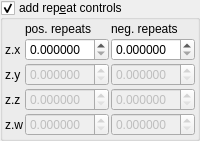
    <widget class="MyGroupBox" name="groupCheck_transf_function_enabled_false">
     <property name="font">
      <font>
       <weight>50</weight>
       <bold>false</bold>
      </font>
     </property>
     <property name="title">
      <string>add rep&amp;eat controls</string>
     </property>
     <property name="checkable">
      <bool>true</bool>
     </property>
     <layout class="QVBoxLayout" name="verticalLayout_4">
      <property name="leftMargin">
       <number>2</number>
      </property>
      <property name="topMargin">
       <number>2</number>
      </property>
      <property name="rightMargin">
       <number>2</number>
      </property>
      <property name="bottomMargin">
       <number>2</number>
      </property>
      <item>
       <layout class="QGridLayout" name="gridLayout_74" columnstretch="0,0,1,1">
        <property name="spacing">
         <number>2</number>
        </property>
        <item row="3" column="1" colspan="2">
         <widget class="MyDoubleSpinBox" name="spinbox4_transf_offsetA_1111_z">
          <property name="enabled">
           <bool>false</bool>
          </property>
          <property name="sizePolicy">
           <sizepolicy hsizetype="Minimum" vsizetype="Maximum">
            <horstretch>0</horstretch>
            <verstretch>0</verstretch>
           </sizepolicy>
          </property>
          <property name="prefix">
           <string/>
          </property>
          <property name="suffix">
           <string/>
          </property>
          <property name="decimals">
           <number>6</number>
          </property>
          <property name="minimum">
           <double>0.000000000000000</double>
          </property>
          <property name="maximum">
           <double>99.989999999999995</double>
          </property>
          <property name="singleStep">
           <double>1.000000000000000</double>
          </property>
         </widget>
        </item>
        <item row="0" column="1" colspan="2">
         <widget class="QLabel" name="label_273">
          <property name="text">
           <string>pos. repeats</string>
          </property>
         </widget>
        </item>
        <item row="4" column="0">
         <widget class="QLabel" name="label_129">
          <property name="text">
           <string notr="true">z.w</string>
          </property>
         </widget>
        </item>
        <item row="4" column="1" colspan="2">
         <widget class="MyDoubleSpinBox" name="spinbox4_transf_offsetA_1111_w">
          <property name="enabled">
           <bool>false</bool>
          </property>
          <property name="sizePolicy">
           <sizepolicy hsizetype="Minimum" vsizetype="Maximum">
            <horstretch>0</horstretch>
            <verstretch>0</verstretch>
           </sizepolicy>
          </property>
          <property name="prefix">
           <string/>
          </property>
          <property name="suffix">
           <string/>
          </property>
          <property name="decimals">
           <number>6</number>
          </property>
          <property name="minimum">
           <double>0.000000000000000</double>
          </property>
          <property name="maximum">
           <double>99.989999999999995</double>
          </property>
          <property name="singleStep">
           <double>1.000000000000000</double>
          </property>
         </widget>
        </item>
        <item row="1" column="1" colspan="2">
         <widget class="MyDoubleSpinBox" name="spinbox4_transf_offsetA_1111_x">
          <property name="sizePolicy">
           <sizepolicy hsizetype="Minimum" vsizetype="Maximum">
            <horstretch>0</horstretch>
            <verstretch>0</verstretch>
           </sizepolicy>
          </property>
          <property name="prefix">
           <string/>
          </property>
          <property name="suffix">
           <string/>
          </property>
          <property name="decimals">
           <number>6</number>
          </property>
          <property name="minimum">
           <double>0.000000000000000</double>
          </property>
          <property name="maximum">
           <double>99.989999999999995</double>
          </property>
          <property name="singleStep">
           <double>1.000000000000000</double>
          </property>
         </widget>
        </item>
        <item row="3" column="0">
         <widget class="QLabel" name="label_128">
          <property name="text">
           <string notr="true">z.z</string>
          </property>
         </widget>
        </item>
        <item row="2" column="0">
         <widget class="QLabel" name="label_126">
          <property name="text">
           <string notr="true">z.y</string>
          </property>
         </widget>
        </item>
        <item row="4" column="3">
         <widget class="MyDoubleSpinBox" name="spinbox4_transf_offsetB_1111_w">
          <property name="enabled">
           <bool>false</bool>
          </property>
          <property name="sizePolicy">
           <sizepolicy hsizetype="Minimum" vsizetype="Maximum">
            <horstretch>0</horstretch>
            <verstretch>0</verstretch>
           </sizepolicy>
          </property>
          <property name="prefix">
           <string/>
          </property>
          <property name="suffix">
           <string/>
          </property>
          <property name="decimals">
           <number>6</number>
          </property>
          <property name="minimum">
           <double>0.000000000000000</double>
          </property>
          <property name="maximum">
           <double>99.989999999999995</double>
          </property>
          <property name="singleStep">
           <double>1.000000000000000</double>
          </property>
         </widget>
        </item>
        <item row="1" column="3">
         <widget class="MyDoubleSpinBox" name="spinbox4_transf_offsetB_1111_x">
          <property name="sizePolicy">
           <sizepolicy hsizetype="Minimum" vsizetype="Maximum">
            <horstretch>0</horstretch>
            <verstretch>0</verstretch>
           </sizepolicy>
          </property>
          <property name="prefix">
           <string/>
          </property>
          <property name="suffix">
           <string/>
          </property>
          <property name="decimals">
           <number>6</number>
          </property>
          <property name="minimum">
           <double>0.000000000000000</double>
          </property>
          <property name="maximum">
           <double>99.989999999999995</double>
          </property>
          <property name="singleStep">
           <double>1.000000000000000</double>
          </property>
         </widget>
        </item>
        <item row="1" column="0">
         <widget class="QLabel" name="label_123">
          <property name="text">
           <string notr="true">z.x</string>
          </property>
         </widget>
        </item>
        <item row="3" column="3">
         <widget class="MyDoubleSpinBox" name="spinbox4_transf_offsetB_1111_z">
          <property name="enabled">
           <bool>false</bool>
          </property>
          <property name="sizePolicy">
           <sizepolicy hsizetype="Minimum" vsizetype="Maximum">
            <horstretch>0</horstretch>
            <verstretch>0</verstretch>
           </sizepolicy>
          </property>
          <property name="prefix">
           <string/>
          </property>
          <property name="suffix">
           <string/>
          </property>
          <property name="decimals">
           <number>6</number>
          </property>
          <property name="minimum">
           <double>0.000000000000000</double>
          </property>
          <property name="maximum">
           <double>99.989999999999995</double>
          </property>
          <property name="singleStep">
           <double>1.000000000000000</double>
          </property>
         </widget>
        </item>
        <item row="2" column="3">
         <widget class="MyDoubleSpinBox" name="spinbox4_transf_offsetB_1111_y">
          <property name="enabled">
           <bool>false</bool>
          </property>
          <property name="sizePolicy">
           <sizepolicy hsizetype="Minimum" vsizetype="Maximum">
            <horstretch>0</horstretch>
            <verstretch>0</verstretch>
           </sizepolicy>
          </property>
          <property name="prefix">
           <string/>
          </property>
          <property name="suffix">
           <string/>
          </property>
          <property name="decimals">
           <number>6</number>
          </property>
          <property name="minimum">
           <double>0.000000000000000</double>
          </property>
          <property name="maximum">
           <double>99.989999999999995</double>
          </property>
          <property name="singleStep">
           <double>1.000000000000000</double>
          </property>
         </widget>
        </item>
        <item row="0" column="3">
         <widget class="QLabel" name="label_274">
          <property name="text">
           <string>neg. repeats</string>
          </property>
         </widget>
        </item>
        <item row="2" column="1" colspan="2">
         <widget class="MyDoubleSpinBox" name="spinbox4_transf_offsetA_1111_y">
          <property name="enabled">
           <bool>false</bool>
          </property>
          <property name="sizePolicy">
           <sizepolicy hsizetype="Minimum" vsizetype="Maximum">
            <horstretch>0</horstretch>
            <verstretch>0</verstretch>
           </sizepolicy>
          </property>
          <property name="prefix">
           <string/>
          </property>
          <property name="suffix">
           <string/>
          </property>
          <property name="decimals">
           <number>6</number>
          </property>
          <property name="minimum">
           <double>0.000000000000000</double>
          </property>
          <property name="maximum">
           <double>99.989999999999995</double>
          </property>
          <property name="singleStep">
           <double>1.000000000000000</double>
          </property>
         </widget>
        </item>
       </layout>
      </item>
     </layout>
    </widget>
